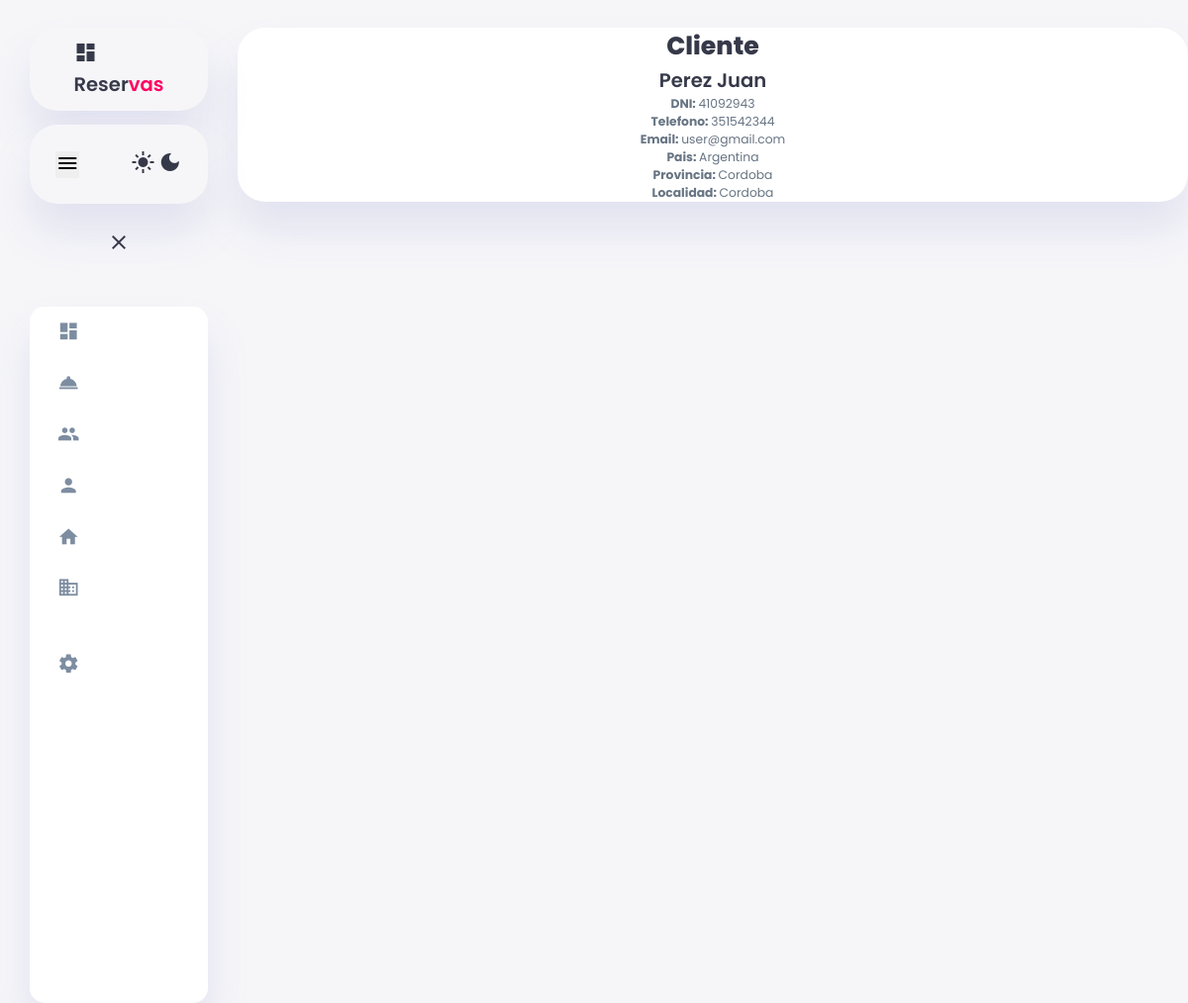
The app's page /reservas/clientes/1/ with its own data.
### reservas/models.py (models this page shows, shortened)
class Cliente(models.Model):
    apellido_nombre = models.CharField(max_length=100)
    dni = models.IntegerField(default=0)
    telefono = models.CharField(max_length=30)
    email = models.CharField(max_length=50, default="user@gmail.com")
    pais = models.CharField(max_length=30, default="Argentina")
    provincia = models.CharField(max_length=30, default="Cordoba")
    localidad = models.CharField(max_length=30, default="Cordoba")

### reservas/views.py (the view)
# urls.py: path('clientes/<int:cliente_id>/', views.detalle_cliente, name='detalle_cliente'),
def detalle_cliente(request, cliente_id):
    cliente = Cliente.objects.get(id=cliente_id) #solo toma el id del cliente         #toma todos los atributos del cliente
    context = {
        'cliente': cliente
    }
    return render(request, 'detalle_cliente.html', context)

### reservas/templates/detalle_cliente.html
{% include 'navbar.html' %}
{% block content %}
<div class="detalle">
    <h1>Cliente</h1>
    <h2>{{ cliente.apellido_nombre }}</h2>
    <p><strong>DNI: </strong> {{ cliente.dni}}</p>
    <p><strong>Telefono: </strong> {{ cliente.telefono}}</p>
    <p><strong>Email: </strong> {{ cliente.email}}</p>
    <p><strong>Pais: </strong> {{ cliente.pais}}</p>
    <p><strong>Provincia: </strong> {{ cliente.provincia}}</p>
    <p><strong>Localidad: </strong> {{ cliente.localidad}}</p>
</div>
{% endblock %}

### reservas/static/css/styles3.css (style rules this page uses)
:root { --color-primary: #6C9BCF; --color-danger: #FF0060; --color-success: #1B9C85; --color-warning: #F7D060; --color-white: #fff; --color-info-dark: #7d8da1; --color-dark: #363949; --color-light: rgba(132, 139, 200, 0.18); --color-dark-variant: #677483; --color-background: #f6f6f9; --card-border-radius: 2rem; --border-radius-1: 0.4rem; --border-radius-2: 1.2rem; --card-padding: 1.8rem; --padding-1: 1.2rem; --box-shadow: 0 2rem 3rem var(--color-light); }
* { margin: 0; padding: 0; outline: 0; appearance: 0; border: 0; text-decoration: none; box-sizing: border-box; }
html { font-size: 14px; }
body { width: 100vw; height: 100vh; font-family: 'Poppins', sans-serif; font-size: 0.88rem; user-select: none; overflow-x: hidden; color: var(--color-dark); background-color: var(--color-background); }
h1 { font-weight: 800; font-size: 1.8rem; }
h2 { font-weight: 600; font-size: 1.4rem; }
p { color: var(--color-dark-variant); }

### reservas/static/css/tables.css (style rules this page uses)
.detalle { display: flex; flex-direction: column; box-shadow: var(--box-shadow); border-radius: var(--card-border-radius); background-color: var(--color-white); margin-top: 2rem; }
.detalle p,h1,h2 { margin: auto; }

### records on screen
Cliente: apellido_nombre "Perez Juan", dni "41092943", telefono "351542344", email "user@gmail.com", pais "Argentina", provincia "Cordoba", localidad "Cordoba"
